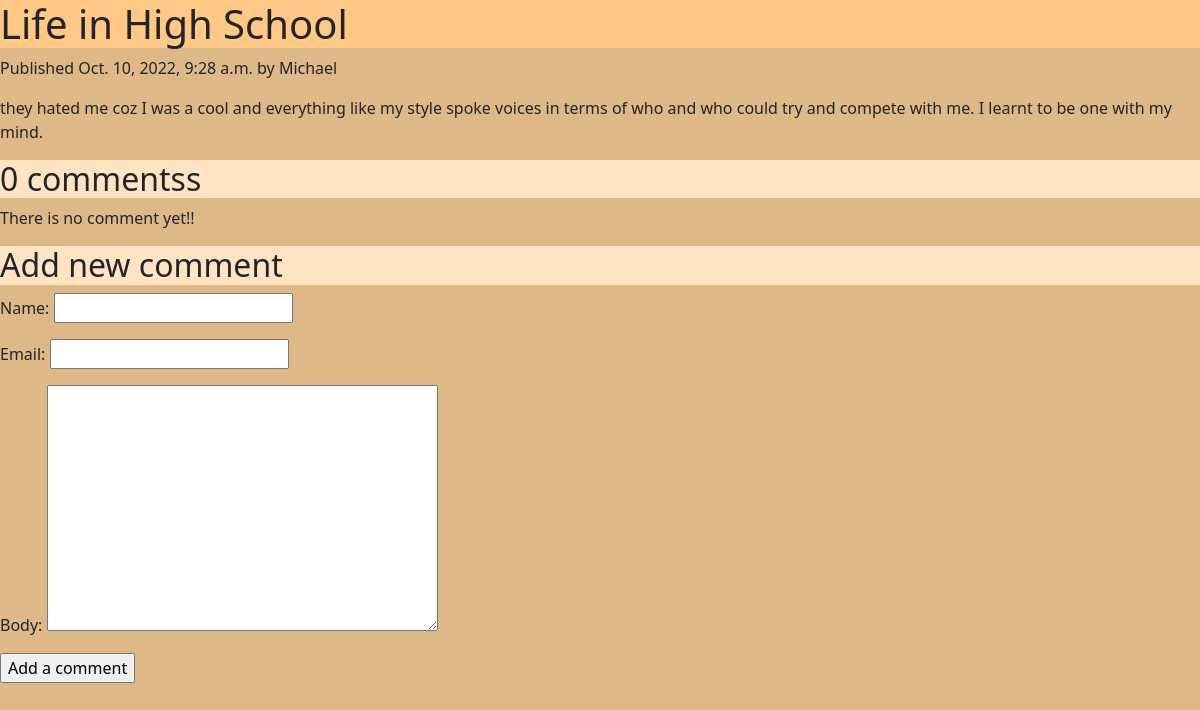
The app's page /2022/10/10/life-in-high-school/ with its own data.
### blinder/models.py (models this page shows, shortened)
class Post(models.Model):
    STATUS_CHOICES =(
        ('draft', 'Draft'),
        ('published', 'Published'),
    )
    title =  models.CharField(max_length=255)
    post_image = models.ImageField(blank=True, null=True)
    slug = models.CharField(max_length=255, unique_for_date = 'publish')
    author = models.ForeignKey(User, on_delete= models.CASCADE, related_name= 'blog_post')
    body = models.TextField()
    publish = models.DateTimeField(default=timezone.now)
    create = models.DateField(auto_now_add= True)
    update = models.DateField(auto_now=True)
    status = models.CharField(max_length=10,choices= STATUS_CHOICES, default= 'draft')
    class Meta:
        ordering= ('-publish',)

### blinder/views.py (the view)
# urls.py: path('<int:year>/<int:month>/<int:day>/<slug:post>/', post_detail, name='post_detail' ),
def post_detail(request, year, month, day, post):
    post = get_object_or_404(Post, slug=post, status='published', publish__year= year, publish__month=month, publish__day=day)
    comments=post.comments.filter(active=True)
    new_comment=None
    if request.method=='POST':
        comment_form=CommentForm(data=request.POST)
        if comment_form.is_valid():
            new_comment=comment_form.save(commit=False)
            new_comment.post=post
            new_comment.save()
    else:
        comment_form=CommentForm()
    return render(request,'post_detail.html', {'post':post,'comments':comments,'new_comment':new_comment,'comment_form':comment_form})

### blinder/forms.py
class CommentForm(forms.ModelForm):
    class Meta:
        model=Comment
        fields=('name','email','body')

### blinder/templates/post_detail.html (shortened to what this page needs)
{% extends 'base.html' %}
{% block content %}
<h1>{{ post.title }}</h1>
<p>
    Published {{ post.publish }} by {{ post.author }}
</p>
{{ post.body|linebreaks }}
{% with comments.count as total_comments %}
<h2>
    {{ total_comments }} comments{{ total_comments|pluralize }}
</h2>
{% endwith %}
{% for comment in comments %}
<div class="comment">
    <p class="info">
        comment {{ forloop.counter }} by {{ comment.name }}
        {{ comment.created }}
    </p>
    {{ comment.body|linebreaks }}
</div>
{% empty %}
<p>There is no comment yet!! </p>
{% endfor %}
{% if new_comment %}
<h2>Your comment has been added </h2>
{% else %}
<h2> Add new comment </h2>
<form method="POST">
    {{ comment_form.as_p }}
    <p><input type="Submit" value="Add a comment"></p>
</form>
{% endif %}
{% endblock content %}

### static/css/APP.css (style rules this page uses)
body { background-color: burlywood; }
h1 { background-color: rgb(255, 200, 133); }
h2 { background-color: bisque; }

### records on screen
Post: publish "Oct. 10, 2022, 9:28 a.m.", author "Michael", body "they hated me coz I was a cool and everything like my style spoke voices in terms of who and who could try and compete with me. I learnt to be one with my mind."

### other values on screen
{{ total_comments }} "0"
